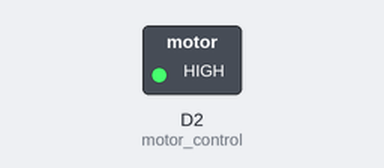
Simulated run of this sketch. Board: ESP8266 (NodeMCU). Parts: switched loads named in the sketch (green lamp = pin HIGH). Dashed ring = blinking.

Above: at 0.5 s.
Timing chart, 0 to 4.6 s (numbered marks = the images above):
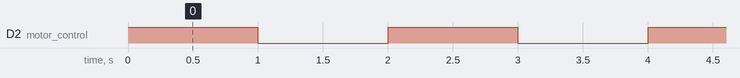

Measured:
- by itself, D2 (motor_control): alternates HIGH for 1.0 s and LOW for 1.0 s

The sketch:

motor_test.ino
```cpp
#define motor_control D2

void setup() {
  // initialize digital pin LED_BUILTIN as an output.
   Serial.begin(115200);
   pinMode(motor_control, OUTPUT);

}

// the loop function runs over and over again forever
void loop() {
    digitalWrite(motor_control, HIGH);
    delay(1000);                       // wait for a second
    digitalWrite(motor_control, LOW);
    delay(1000);                       // wait for a second
}
```
